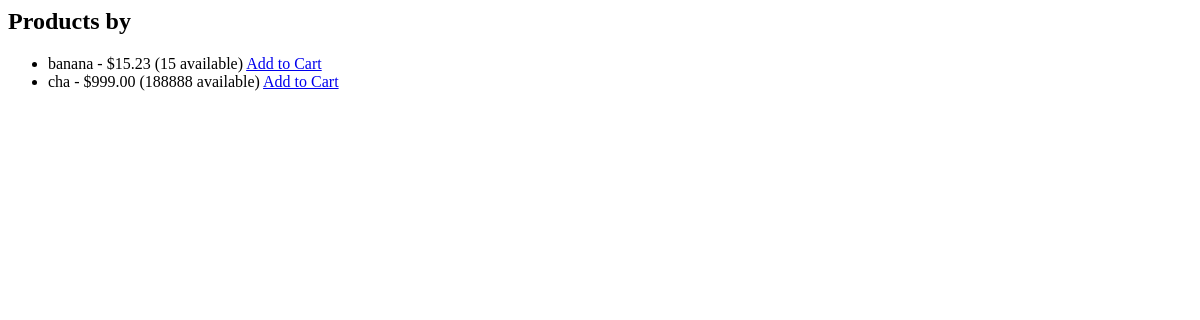
/producers/cavalo1/ (signed in), run on an earlier commit of the app's database.
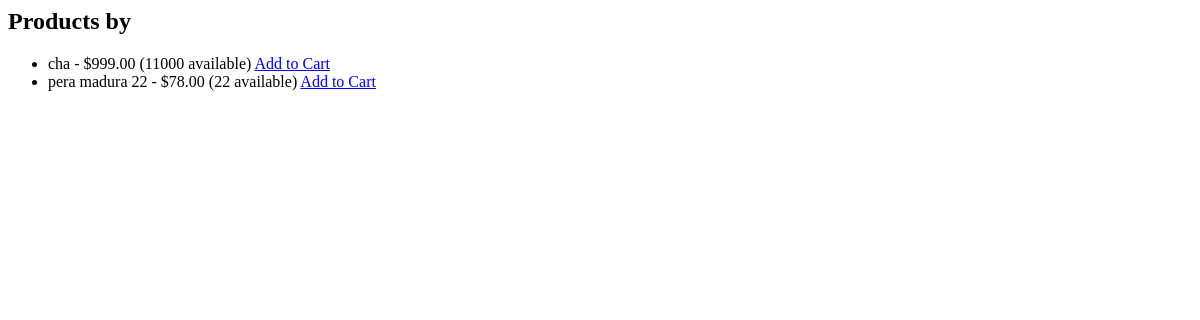
And on a later commit of the database.
### connectagro/models.py (models this page shows, shortened)
class Product(models.Model):
    name = models.CharField(max_length=100)
    description = models.TextField()
    quantity = models.PositiveIntegerField()
    price = models.DecimalField(max_digits=10, decimal_places=2)
    created_by = models.ForeignKey(User, on_delete=models.CASCADE, related_name='products')

### connectagro/views.py (the view)
# urls.py: path('producers/<str:username>/', views.producer_page, name='producer_page'),
@login_required
def producer_page(request, username):
    producer = get_object_or_404(UserProfile, user__username=username)
    products = Product.objects.filter(created_by=producer.user)
    return render(request, 'producer_page.html', {'producer': producer, 'products': products})

### connectagro/templates/producer_page.html
{% block content %}
<h2>Products by {{ producer.username }}</h2>
<ul>
    {% for product in products %}
    <li>
        {{ product.name }} - ${{ product.price }} ({{ product.quantity }} available)
        {% if product.quantity > 0 %}
            <a href="{% url 'add_to_cart' product.id %}" class="btn btn-sm btn-primary">Add to Cart</a>
        {% else %}
            <span class="text-danger">Out of Stock</span>
        {% endif %}
    </li>
    {% empty %}
        <li>No products available.</li>
    {% endfor %}
</ul>
{% endblock %}

What changed in the data, as far as the page shows it:
removed Product: name "banana", price "15.23", quantity "15", shows "Add to Cart"
changed Product "cha": quantity "188888" → "11000"
added Product: name "pera madura 22", price "78.00", quantity "22", shows "Add to Cart"
